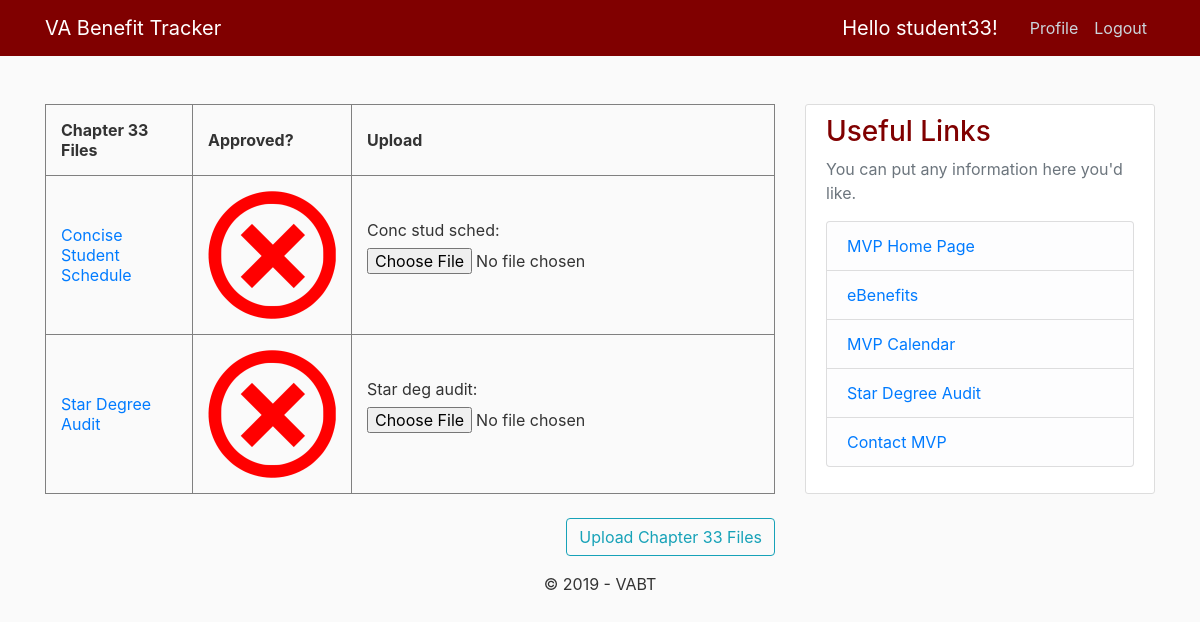
/student_home/ (signed in), run on an earlier commit of the app's database.
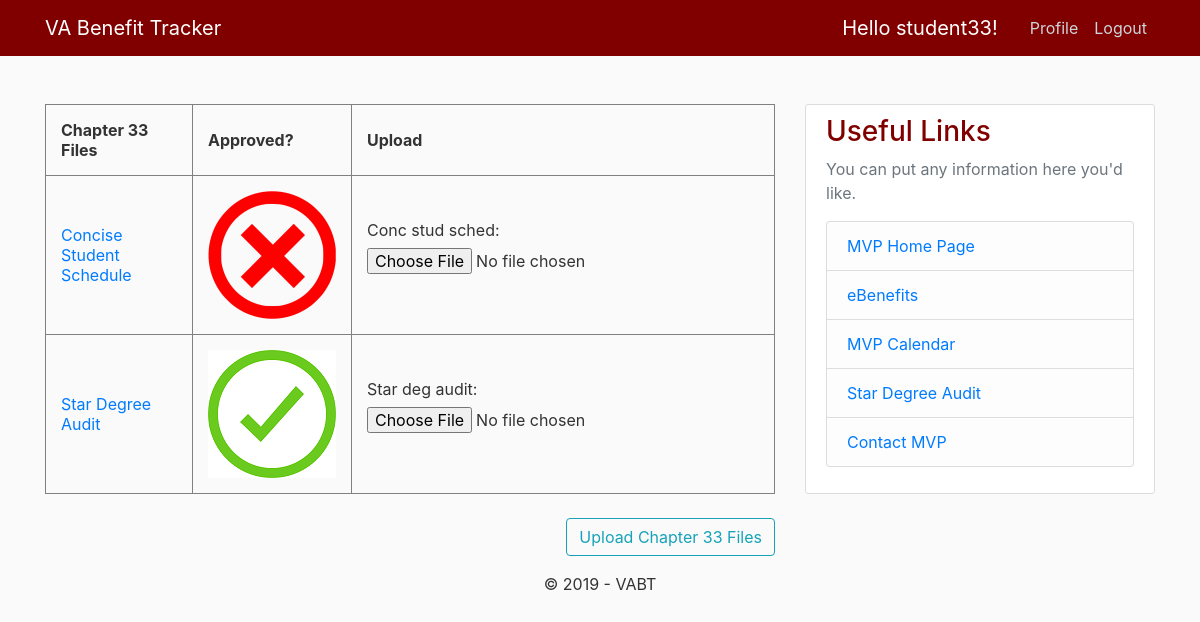
And on a later commit of the database.
### dashboard/models.py (models this page shows, shortened)
class Post(models.Model):
    title = models.CharField(max_length=100)
    comment = models.TextField()
    date_began = models.DateTimeField(default=timezone.now)
    last_certifier = models.CharField(max_length=80,default='None')
    student = models.ForeignKey(User, related_name='certs', on_delete=models.CASCADE)
    date_cert = models.DateTimeField(default=timezone.now)
    Certificate_of_eligibility = models.BooleanField(default=False)
    date_info = models.DateTimeField(default=timezone.now)
    MVP_information_sheet = models.BooleanField(default=False)
    date_respo = models.DateTimeField(default=timezone.now)
    Student_responsibility = models.BooleanField(default=False)
    date_tuition = models.DateTimeField(default=timezone.now)
    Resident_tuition_app = models.BooleanField(default=False)
    date_concise = models.DateTimeField(default=timezone.now)
    Concise_student_schedule = models.BooleanField(default=False)
    date_audit = models.DateTimeField(default=timezone.now)
    Star_degree_audit = models.BooleanField(default=False)

### dashboard/views.py (the view)
# urls.py: path('student_home/', views.student_home,name='student-home'),
@login_required
def student_home(request):
    if request.method=='POST':
        cert_form = CertForm(request.POST, request.FILES, instance=request.user.userextended)
        mvp_form = MVPForm(request.POST, request.FILES, instance=request.user.userextended)
        stud_form = StudResponForm(request.POST, request.FILES, instance=request.user.userextended)
        resid_form = ResidTuitAppForm(request.POST, request.FILES, instance=request.user.userextended)
        conc_form = ConcStudSchedForm(request.POST, request.FILES, instance=request.user.userextended)
        star_form = StarDegAuditForm(request.POST, request.FILES, instance=request.user.userextended)
        if cert_form.is_valid() == True:
           cert_form.save()
           messages.success(request, f'Your Certificate of Eligibility has been uploaded!')
        if mvp_form.is_valid() == True:
            mvp_form.save()
            messages.success(request, f'Your MVP Information Sheet has been uploaded!')
        if stud_form.is_valid() == True:
            stud_form.save()
            messages.success(request, f'Your Student Responsibilites Form has been uploaded!')
        if resid_form.is_valid() == True:
            resid_form.save()
            messages.success(request, f'Your Resident Tuition Application has been uploaded!')
        if conc_form.is_valid() == True:
            conc_form.save()
            messages.success(request, f'Your Concise Student Schedule has been uploaded!')
        if star_form.is_valid() == True:
            star_form.save()
            messages.success(request, f'Your STAR Degree Audit has been uploaded!')
    else:
        cert_form = CertForm(instance=request.user.userextended)
        mvp_form = MVPForm(instance=request.user.userextended)
        stud_form = StudResponForm(instance=request.user.userextended)
        resid_form = ResidTuitAppForm(instance=request.user.userextended)
        conc_form = ConcStudSchedForm(instance=request.user.userextended)
        star_form = StarDegAuditForm(instance=request.user.userextended)
    certs = Post.objects.all()#for the certification
    context = {
            'cert_form': cert_form,
            'mvp_form' : mvp_form,
            'stud_form' : stud_form,
            'resid_form' : resid_form,
            'conc_form' : conc_form,
            'star_form' : star_form,
            'certs' : certs
    }
    return render(request, 'dashboard/student_home.html',context)

### dashboard/forms.py
class CertForm(forms.ModelForm):
    class Meta:
        model = UserExtended
        fields = ['cert_of_elig']

class MVPForm(forms.ModelForm):
    class Meta:
        model = UserExtended
        fields = ['MVP_info_sheet']

### dashboard/templates/dashboard/student_home.html (shortened to what this page needs)
﻿{%extends "dashboard/base.html" %}
{% block content %}
    {% if user.userextended.chapter == '33' %}
      <form method="post" enctype="multipart/form-data">
        <table style="width:100%">
        <caption></caption>
          <tr>
            <th>Chapter 33 Files</th>
            <th>Approved?</th>
            <th>Upload</th>
          </tr>
          <tr>
            <td><a href="https://my.nmsu.edu">Concise Student Schedule </a></td>
            {% for p in certs %}
                {%if p.student.username == user.username and p.Concise_student_schedule == True %}
                <td><img src="/media/green_check.png"></td>
                {%elif p.student.username == user.username and p.Concise_student_schedule == False %}
                <td><img src="/media/red_check.png"></td>
                {%endif%}
             {% endfor %}
            <td>
                {{ conc_form.as_p }}
            </td>
          </tr>
          <tr>
            <td><a href="https://degreeaudit.nmsu.edu/">Star Degree Audit</a></td>
            {% for p in certs %}
                {%if p.student.username == user.username and p.Star_degree_audit == True %}
                <td><img src="/media/green_check.png"></td>
                {%elif p.student.username == user.username and p.Star_degree_audit == False %}
                <td><img src="/media/red_check.png"></td>
                {%endif%}
             {% endfor %}
            <td>
                {{ star_form.as_p }}
            </td>
          </tr>
        </table>
       <div style="text-align:right">
            <button class="btn btn-outline-info" type="submit">Upload Chapter 33 Files</button>
       </div>
       </form>
    {% endif %}
{% endblock content %}

What changed in the data, as far as the page shows it:
changed Post: Star_degree_audit False → True (drawn); Star_degree_audit: picture added; Star_degree_audit: picture removed
